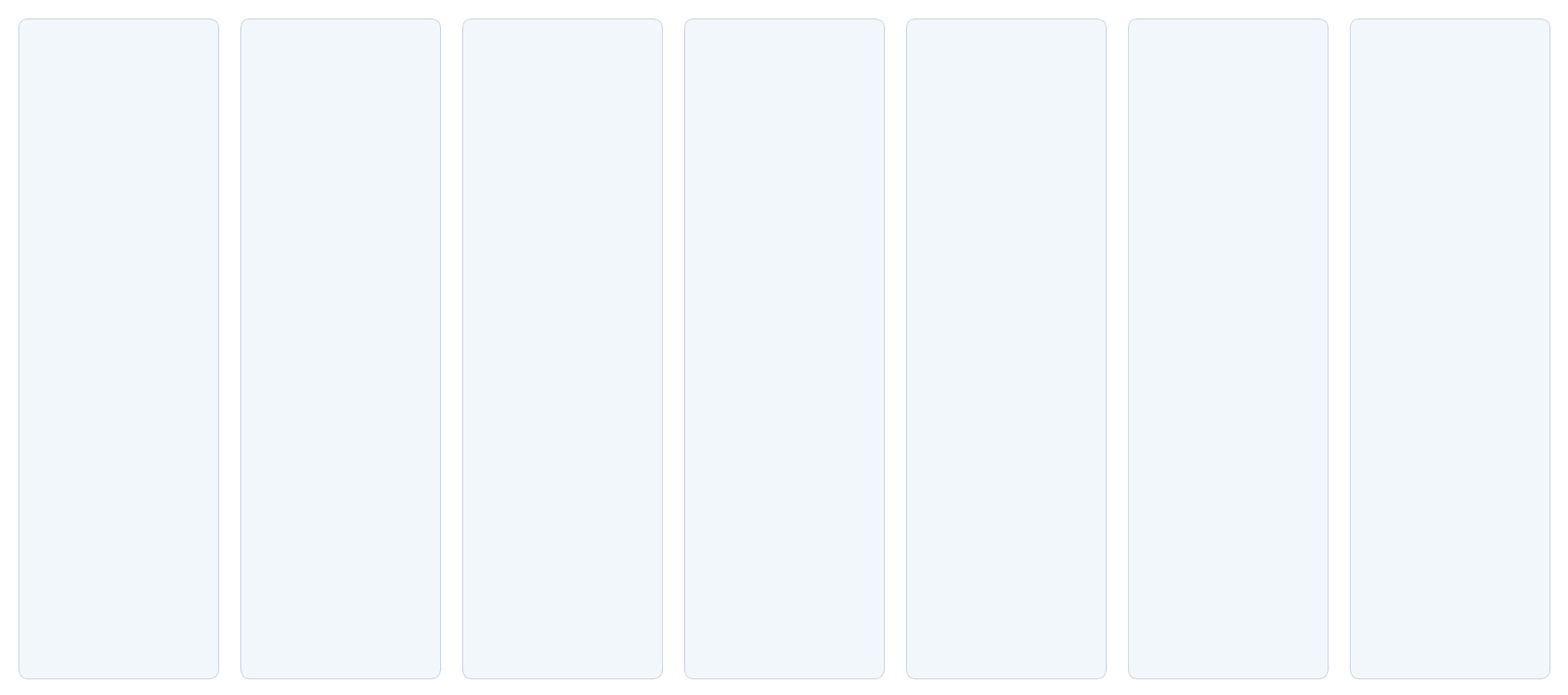
<?xml version="1.0" encoding="UTF-8"?>
<ui version="4.0">
 <class>ReagentConsume</class>
 <widget class="QWidget" name="ReagentConsume">
  <property name="geometry">
   <rect>
    <x>0</x>
    <y>0</y>
    <width>1696</width>
    <height>752</height>
   </rect>
  </property>
  <property name="windowTitle">
   <string>Form</string>
  </property>
  <property name="styleSheet">
   <string notr="true">#ReagentConsume{
background: #FFFFFF;
border-radius: 10px;
}</string>
  </property>
  <widget class="QWidget" name="widget_1" native="true">
   <property name="geometry">
    <rect>
     <x>20</x>
     <y>20</y>
     <width>217</width>
     <height>715</height>
    </rect>
   </property>
   <property name="styleSheet">
    <string notr="true">width: 217px;
height: 715px;
background: #F2F7FB;
border-radius: 10px;
border: 1px solid rgba(170,189,212,0.6);</string>
   </property>
  </widget>
  <widget class="QWidget" name="widget_2" native="true">
   <property name="geometry">
    <rect>
     <x>260</x>
     <y>20</y>
     <width>217</width>
     <height>715</height>
    </rect>
   </property>
   <property name="styleSheet">
    <string notr="true">width: 217px;
height: 715px;
background: #F2F7FB;
border-radius: 10px;
border: 1px solid rgba(170,189,212,0.6);</string>
   </property>
  </widget>
  <widget class="QWidget" name="widget_3" native="true">
   <property name="geometry">
    <rect>
     <x>500</x>
     <y>20</y>
     <width>217</width>
     <height>715</height>
    </rect>
   </property>
   <property name="styleSheet">
    <string notr="true">width: 217px;
height: 715px;
background: #F2F7FB;
border-radius: 10px;
border: 1px solid rgba(170,189,212,0.6);</string>
   </property>
  </widget>
  <widget class="QWidget" name="widget_4" native="true">
   <property name="geometry">
    <rect>
     <x>740</x>
     <y>20</y>
     <width>217</width>
     <height>715</height>
    </rect>
   </property>
   <property name="styleSheet">
    <string notr="true">width: 217px;
height: 715px;
background: #F2F7FB;
border-radius: 10px;
border: 1px solid rgba(170,189,212,0.6);</string>
   </property>
  </widget>
  <widget class="QWidget" name="widget_5" native="true">
   <property name="geometry">
    <rect>
     <x>980</x>
     <y>20</y>
     <width>217</width>
     <height>715</height>
    </rect>
   </property>
   <property name="styleSheet">
    <string notr="true">width: 217px;
height: 715px;
background: #F2F7FB;
border-radius: 10px;
border: 1px solid rgba(170,189,212,0.6);</string>
   </property>
  </widget>
  <widget class="QWidget" name="widget_6" native="true">
   <property name="geometry">
    <rect>
     <x>1220</x>
     <y>20</y>
     <width>217</width>
     <height>715</height>
    </rect>
   </property>
   <property name="styleSheet">
    <string notr="true">width: 217px;
height: 715px;
background: #F2F7FB;
border-radius: 10px;
border: 1px solid rgba(170,189,212,0.6);</string>
   </property>
  </widget>
  <widget class="QWidget" name="widget_7" native="true">
   <property name="geometry">
    <rect>
     <x>1460</x>
     <y>20</y>
     <width>217</width>
     <height>715</height>
    </rect>
   </property>
   <property name="styleSheet">
    <string notr="true">width: 217px;
height: 715px;
background: #F2F7FB;
border-radius: 10px;
border: 1px solid rgba(170,189,212,0.6);</string>
   </property>
  </widget>
 </widget>
 <resources/>
 <connections/>
</ui>
